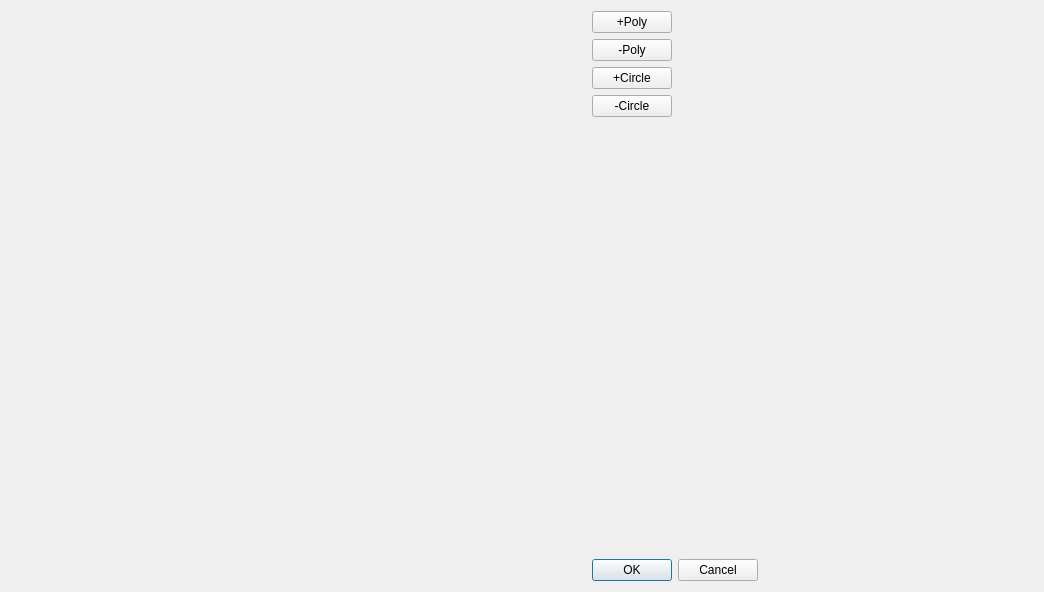
<?xml version="1.0" encoding="UTF-8"?>
<ui version="4.0">
 <class>drawROIWindow</class>
 <widget class="QDialog" name="drawROIWindow">
  <property name="geometry">
   <rect>
    <x>0</x>
    <y>0</y>
    <width>1044</width>
    <height>592</height>
   </rect>
  </property>
  <property name="minimumSize">
   <size>
    <width>500</width>
    <height>500</height>
   </size>
  </property>
  <property name="windowTitle">
   <string>Dialog</string>
  </property>
  <layout class="QHBoxLayout" name="horizontalLayout_2">
   <item>
    <layout class="QHBoxLayout" name="horizontalLayout">
     <item>
      <widget class="QLabelWMouse" name="refImageLabel">
       <property name="sizePolicy">
        <sizepolicy hsizetype="Maximum" vsizetype="Ignored">
         <horstretch>0</horstretch>
         <verstretch>0</verstretch>
        </sizepolicy>
       </property>
       <property name="minimumSize">
        <size>
         <width>300</width>
         <height>200</height>
        </size>
       </property>
       <property name="sizeIncrement">
        <size>
         <width>0</width>
         <height>0</height>
        </size>
       </property>
       <property name="mouseTracking">
        <bool>true</bool>
       </property>
       <property name="frameShape">
        <enum>QFrame::NoFrame</enum>
       </property>
       <property name="text">
        <string/>
       </property>
      </widget>
     </item>
     <item>
      <layout class="QVBoxLayout" name="verticalLayout">
       <item>
        <widget class="QPushButton" name="plusPolyButton">
         <property name="sizePolicy">
          <sizepolicy hsizetype="Fixed" vsizetype="Fixed">
           <horstretch>0</horstretch>
           <verstretch>0</verstretch>
          </sizepolicy>
         </property>
         <property name="text">
          <string>+Poly</string>
         </property>
        </widget>
       </item>
       <item>
        <widget class="QPushButton" name="minusPolyButton">
         <property name="sizePolicy">
          <sizepolicy hsizetype="Fixed" vsizetype="Fixed">
           <horstretch>0</horstretch>
           <verstretch>0</verstretch>
          </sizepolicy>
         </property>
         <property name="text">
          <string>-Poly</string>
         </property>
        </widget>
       </item>
       <item>
        <widget class="QPushButton" name="plusCircleButton">
         <property name="sizePolicy">
          <sizepolicy hsizetype="Fixed" vsizetype="Fixed">
           <horstretch>0</horstretch>
           <verstretch>0</verstretch>
          </sizepolicy>
         </property>
         <property name="text">
          <string>+Circle</string>
         </property>
        </widget>
       </item>
       <item>
        <widget class="QPushButton" name="minusCircleButton">
         <property name="sizePolicy">
          <sizepolicy hsizetype="Fixed" vsizetype="Fixed">
           <horstretch>0</horstretch>
           <verstretch>0</verstretch>
          </sizepolicy>
         </property>
         <property name="text">
          <string>-Circle</string>
         </property>
        </widget>
       </item>
       <item>
        <spacer name="verticalSpacer">
         <property name="orientation">
          <enum>Qt::Vertical</enum>
         </property>
         <property name="sizeHint" stdset="0">
          <size>
           <width>20</width>
           <height>40</height>
          </size>
         </property>
        </spacer>
       </item>
       <item>
        <widget class="QDialogButtonBox" name="buttonBox">
         <property name="sizePolicy">
          <sizepolicy hsizetype="Fixed" vsizetype="Fixed">
           <horstretch>0</horstretch>
           <verstretch>0</verstretch>
          </sizepolicy>
         </property>
         <property name="orientation">
          <enum>Qt::Horizontal</enum>
         </property>
         <property name="standardButtons">
          <set>QDialogButtonBox::Cancel|QDialogButtonBox::Ok</set>
         </property>
        </widget>
       </item>
      </layout>
     </item>
    </layout>
   </item>
  </layout>
 </widget>
 <customwidgets>
  <customwidget>
   <class>QLabelWMouse</class>
   <extends>QLabel</extends>
   <header location="global">qlabelwmouse.h</header>
  </customwidget>
 </customwidgets>
 <resources/>
 <connections>
  <connection>
   <sender>buttonBox</sender>
   <signal>accepted()</signal>
   <receiver>drawROIWindow</receiver>
   <slot>accept()</slot>
   <hints>
    <hint type="sourcelabel">
     <x>248</x>
     <y>254</y>
    </hint>
    <hint type="destinationlabel">
     <x>157</x>
     <y>274</y>
    </hint>
   </hints>
  </connection>
  <connection>
   <sender>buttonBox</sender>
   <signal>rejected()</signal>
   <receiver>drawROIWindow</receiver>
   <slot>reject()</slot>
   <hints>
    <hint type="sourcelabel">
     <x>316</x>
     <y>260</y>
    </hint>
    <hint type="destinationlabel">
     <x>286</x>
     <y>274</y>
    </hint>
   </hints>
  </connection>
 </connections>
</ui>
